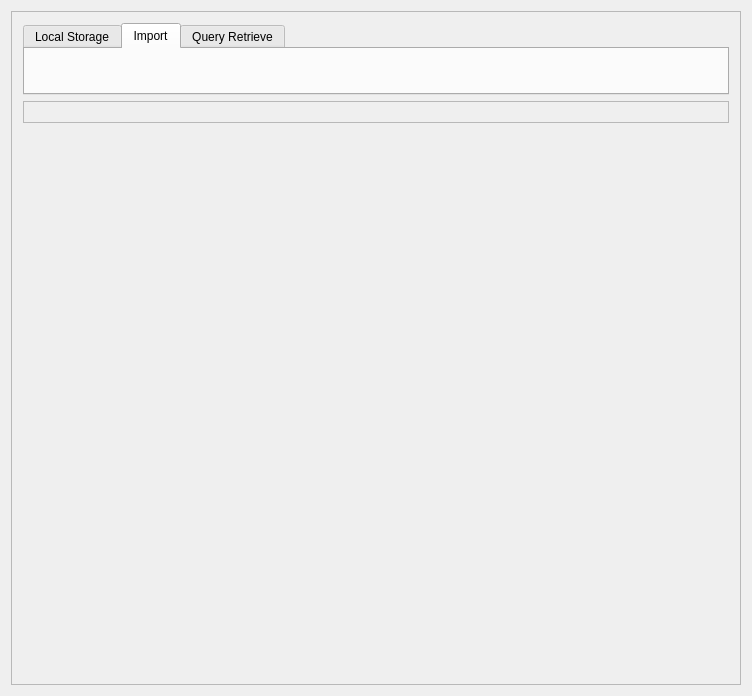
<?xml version="1.0" encoding="UTF-8"?>
<ui version="4.0">
 <class>QmitkDicomBrowserControls</class>
 <widget class="QWidget" name="QmitkDicomBrowserControls">
  <property name="geometry">
   <rect>
    <x>0</x>
    <y>0</y>
    <width>752</width>
    <height>696</height>
   </rect>
  </property>
  <property name="sizePolicy">
   <sizepolicy hsizetype="Expanding" vsizetype="Expanding">
    <horstretch>0</horstretch>
    <verstretch>0</verstretch>
   </sizepolicy>
  </property>
  <property name="minimumSize">
   <size>
    <width>0</width>
    <height>0</height>
   </size>
  </property>
  <property name="acceptDrops">
   <bool>false</bool>
  </property>
  <property name="windowTitle">
   <string>QmitkTemplate</string>
  </property>
  <layout class="QHBoxLayout" name="horizontalLayout_2">
   <item>
    <widget class="QScrollArea" name="scrollArea">
     <property name="widgetResizable">
      <bool>true</bool>
     </property>
     <widget class="QWidget" name="scrollAreaWidgetContents_2">
      <property name="geometry">
       <rect>
        <x>0</x>
        <y>0</y>
        <width>732</width>
        <height>676</height>
       </rect>
      </property>
      <property name="sizePolicy">
       <sizepolicy hsizetype="Expanding" vsizetype="Expanding">
        <horstretch>0</horstretch>
        <verstretch>0</verstretch>
       </sizepolicy>
      </property>
      <layout class="QVBoxLayout" name="verticalLayout">
       <item>
        <widget class="QTabWidget" name="tabWidget">
         <property name="enabled">
          <bool>true</bool>
         </property>
         <property name="sizePolicy">
          <sizepolicy hsizetype="Preferred" vsizetype="Preferred">
           <horstretch>0</horstretch>
           <verstretch>0</verstretch>
          </sizepolicy>
         </property>
         <property name="styleSheet">
          <string notr="true"/>
         </property>
         <property name="tabPosition">
          <enum>QTabWidget::North</enum>
         </property>
         <property name="tabShape">
          <enum>QTabWidget::Rounded</enum>
         </property>
         <property name="currentIndex">
          <number>1</number>
         </property>
         <property name="iconSize">
          <size>
           <width>32</width>
           <height>32</height>
          </size>
         </property>
         <widget class="QWidget" name="tabWidgetPage1">
          <property name="sizePolicy">
           <sizepolicy hsizetype="Preferred" vsizetype="Preferred">
            <horstretch>0</horstretch>
            <verstretch>0</verstretch>
           </sizepolicy>
          </property>
          <attribute name="icon">
           <iconset resource="../../resources/dicom.qrc">
            <normaloff>:/org.mitk.gui.qt.dicombrowser/drive-harddisk_32.png</normaloff>:/org.mitk.gui.qt.dicombrowser/drive-harddisk_32.png</iconset>
          </attribute>
          <attribute name="title">
           <string>Local Storage</string>
          </attribute>
          <attribute name="toolTip">
           <string>Manage your local dicom imports</string>
          </attribute>
          <layout class="QVBoxLayout" name="verticalLayout_3">
           <item>
            <widget class="QmitkDicomLocalStorageWidget" name="internalDataWidget" native="true">
             <property name="sizePolicy">
              <sizepolicy hsizetype="Preferred" vsizetype="Preferred">
               <horstretch>0</horstretch>
               <verstretch>0</verstretch>
              </sizepolicy>
             </property>
            </widget>
           </item>
          </layout>
         </widget>
         <widget class="QWidget" name="tabWidgetPage2">
          <property name="sizePolicy">
           <sizepolicy hsizetype="Preferred" vsizetype="Preferred">
            <horstretch>0</horstretch>
            <verstretch>0</verstretch>
           </sizepolicy>
          </property>
          <attribute name="icon">
           <iconset resource="../../resources/dicom.qrc">
            <normaloff>:/org.mitk.gui.qt.dicombrowser/import_32.png</normaloff>
            <selectedon>:/org.mitk.gui.qt.dicombrowser/import_32.png</selectedon>:/org.mitk.gui.qt.dicombrowser/import_32.png</iconset>
          </attribute>
          <attribute name="title">
           <string>Import</string>
          </attribute>
          <attribute name="toolTip">
           <string>Import dicom data from any hard drive</string>
          </attribute>
          <layout class="QVBoxLayout" name="verticalLayout_9">
           <item>
            <widget class="QmitkDicomExternalDataWidget" name="externalDataWidget" native="true">
             <property name="sizePolicy">
              <sizepolicy hsizetype="Preferred" vsizetype="Preferred">
               <horstretch>0</horstretch>
               <verstretch>0</verstretch>
              </sizepolicy>
             </property>
            </widget>
           </item>
          </layout>
         </widget>
         <widget class="QWidget" name="tabWidgetPage3">
          <property name="sizePolicy">
           <sizepolicy hsizetype="Preferred" vsizetype="Preferred">
            <horstretch>0</horstretch>
            <verstretch>0</verstretch>
           </sizepolicy>
          </property>
          <attribute name="icon">
           <iconset resource="../../resources/dicom.qrc">
            <normaloff>:/org.mitk.gui.qt.dicombrowser/network-workgroup_32.png</normaloff>:/org.mitk.gui.qt.dicombrowser/network-workgroup_32.png</iconset>
          </attribute>
          <attribute name="title">
           <string>Query Retrieve</string>
          </attribute>
          <attribute name="toolTip">
           <string>Query and retrieve dicom data from server</string>
          </attribute>
          <layout class="QVBoxLayout" name="verticalLayout_12">
           <item>
            <widget class="QLabel" name="label">
             <property name="sizePolicy">
              <sizepolicy hsizetype="Preferred" vsizetype="Fixed">
               <horstretch>0</horstretch>
               <verstretch>0</verstretch>
              </sizepolicy>
             </property>
             <property name="styleSheet">
              <string notr="true">color: rgb(255, 0, 0);</string>
             </property>
             <property name="text">
              <string>Warning: This is currently an experimental feature!</string>
             </property>
            </widget>
           </item>
           <item>
            <widget class="ctkDICOMQueryRetrieveWidget" name="m_ctkDICOMQueryRetrieveWidget" native="true">
             <property name="sizePolicy">
              <sizepolicy hsizetype="Preferred" vsizetype="Preferred">
               <horstretch>0</horstretch>
               <verstretch>0</verstretch>
              </sizepolicy>
             </property>
            </widget>
           </item>
          </layout>
         </widget>
        </widget>
       </item>
       <item>
        <widget class="QFrame" name="frame_2">
         <property name="sizePolicy">
          <sizepolicy hsizetype="Preferred" vsizetype="Preferred">
           <horstretch>0</horstretch>
           <verstretch>0</verstretch>
          </sizepolicy>
         </property>
         <property name="frameShape">
          <enum>QFrame::StyledPanel</enum>
         </property>
         <property name="frameShadow">
          <enum>QFrame::Raised</enum>
         </property>
         <layout class="QHBoxLayout" name="horizontalLayout">
          <property name="spacing">
           <number>0</number>
          </property>
          <property name="leftMargin">
           <number>0</number>
          </property>
          <property name="topMargin">
           <number>0</number>
          </property>
          <property name="rightMargin">
           <number>0</number>
          </property>
          <property name="bottomMargin">
           <number>0</number>
          </property>
          <item>
           <spacer name="horizontalSpacer_2">
            <property name="orientation">
             <enum>Qt::Horizontal</enum>
            </property>
            <property name="sizeType">
             <enum>QSizePolicy::Minimum</enum>
            </property>
            <property name="sizeHint" stdset="0">
             <size>
              <width>4</width>
              <height>20</height>
             </size>
            </property>
           </spacer>
          </item>
          <item>
           <widget class="QLabel" name="StoreSCPStatusLabel">
            <property name="sizePolicy">
             <sizepolicy hsizetype="Preferred" vsizetype="Preferred">
              <horstretch>0</horstretch>
              <verstretch>0</verstretch>
             </sizepolicy>
            </property>
            <property name="text">
             <string>&lt;html&gt;&lt;head/&gt;&lt;body&gt;&lt;p&gt;&amp;lt;img src=':/org.mitk.gui.qt.dicombrowser/network-offline_16.png'&amp;gt;&lt;/p&gt;&lt;/body&gt;&lt;/html&gt;</string>
            </property>
            <property name="textFormat">
             <enum>Qt::RichText</enum>
            </property>
           </widget>
          </item>
          <item>
           <spacer name="horizontalSpacer">
            <property name="orientation">
             <enum>Qt::Horizontal</enum>
            </property>
            <property name="sizeHint" stdset="0">
             <size>
              <width>40</width>
              <height>20</height>
             </size>
            </property>
           </spacer>
          </item>
         </layout>
        </widget>
       </item>
       <item>
        <spacer name="verticalSpacer">
         <property name="orientation">
          <enum>Qt::Vertical</enum>
         </property>
         <property name="sizeHint" stdset="0">
          <size>
           <width>20</width>
           <height>40</height>
          </size>
         </property>
        </spacer>
       </item>
      </layout>
     </widget>
    </widget>
   </item>
  </layout>
 </widget>
 <layoutdefault spacing="6" margin="11"/>
 <customwidgets>
  <customwidget>
   <class>ctkDICOMQueryRetrieveWidget</class>
   <extends>QWidget</extends>
   <header>ctkDICOMQueryRetrieveWidget.h</header>
   <container>1</container>
  </customwidget>
  <customwidget>
   <class>QmitkDicomLocalStorageWidget</class>
   <extends>QWidget</extends>
   <header>QmitkDicomLocalStorageWidget.h</header>
   <container>1</container>
  </customwidget>
  <customwidget>
   <class>QmitkDicomExternalDataWidget</class>
   <extends>QWidget</extends>
   <header>QmitkDicomExternalDataWidget.h</header>
   <container>1</container>
  </customwidget>
 </customwidgets>
 <resources>
  <include location="../../resources/dicom.qrc"/>
 </resources>
 <connections/>
 <slots>
  <slot>OnChangePage(int)</slot>
 </slots>
</ui>
